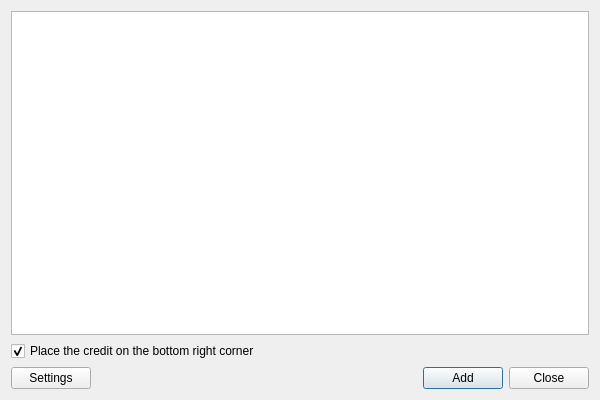
<?xml version="1.0" encoding="UTF-8"?>
<ui version="4.0">
 <class>Dialog</class>
 <widget class="QDialog" name="Dialog">
  <property name="geometry">
   <rect>
    <x>0</x>
    <y>0</y>
    <width>600</width>
    <height>400</height>
   </rect>
  </property>
  <property name="windowTitle">
   <string>Add tile layer</string>
  </property>
  <layout class="QGridLayout" name="gridLayout">
   <item row="0" column="0">
    <layout class="QVBoxLayout" name="verticalLayout">
     <item>
      <widget class="QTreeView" name="treeView">
       <property name="editTriggers">
        <set>QAbstractItemView::NoEditTriggers</set>
       </property>
       <property name="selectionMode">
        <enum>QAbstractItemView::ExtendedSelection</enum>
       </property>
      </widget>
     </item>
     <item>
      <widget class="QCheckBox" name="checkBox_CreditVisibility">
       <property name="enabled">
        <bool>true</bool>
       </property>
       <property name="text">
        <string>Place the credit on the bottom right corner</string>
       </property>
       <property name="checked">
        <bool>true</bool>
       </property>
      </widget>
     </item>
     <item>
      <layout class="QHBoxLayout" name="horizontalLayout_2">
       <item>
        <widget class="QPushButton" name="pushButton_Settings">
         <property name="text">
          <string>Settings</string>
         </property>
        </widget>
       </item>
       <item>
        <spacer name="horizontalSpacer_2">
         <property name="orientation">
          <enum>Qt::Horizontal</enum>
         </property>
         <property name="sizeHint" stdset="0">
          <size>
           <width>40</width>
           <height>20</height>
          </size>
         </property>
        </spacer>
       </item>
       <item>
        <widget class="QPushButton" name="pushButton_Add">
         <property name="text">
          <string>Add</string>
         </property>
         <property name="default">
          <bool>true</bool>
         </property>
        </widget>
       </item>
       <item>
        <widget class="QPushButton" name="pushButton_Close">
         <property name="text">
          <string>Close</string>
         </property>
        </widget>
       </item>
      </layout>
     </item>
    </layout>
   </item>
  </layout>
 </widget>
 <resources/>
 <connections/>
</ui>
